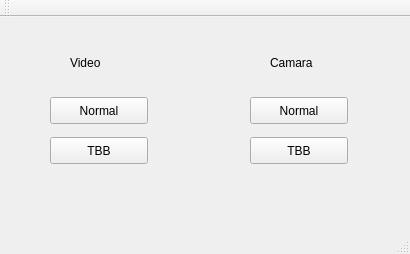
<?xml version="1.0" encoding="UTF-8"?>
<ui version="4.0">
 <class>MainWindow</class>
 <widget class="QMainWindow" name="MainWindow">
  <property name="geometry">
   <rect>
    <x>0</x>
    <y>0</y>
    <width>410</width>
    <height>254</height>
   </rect>
  </property>
  <property name="windowTitle">
   <string>MainWindow</string>
  </property>
  <widget class="QWidget" name="centralWidget">
   <widget class="QLabel" name="label">
    <property name="geometry">
     <rect>
      <x>70</x>
      <y>30</y>
      <width>51</width>
      <height>31</height>
     </rect>
    </property>
    <property name="text">
     <string>Video</string>
    </property>
   </widget>
   <widget class="QLabel" name="label_2">
    <property name="geometry">
     <rect>
      <x>270</x>
      <y>30</y>
      <width>51</width>
      <height>31</height>
     </rect>
    </property>
    <property name="text">
     <string>Camara</string>
    </property>
   </widget>
   <widget class="QPushButton" name="video_normal">
    <property name="geometry">
     <rect>
      <x>50</x>
      <y>80</y>
      <width>98</width>
      <height>27</height>
     </rect>
    </property>
    <property name="text">
     <string>Normal</string>
    </property>
   </widget>
   <widget class="QPushButton" name="video_tbb">
    <property name="geometry">
     <rect>
      <x>50</x>
      <y>120</y>
      <width>98</width>
      <height>27</height>
     </rect>
    </property>
    <property name="text">
     <string>TBB</string>
    </property>
   </widget>
   <widget class="QPushButton" name="cam_normal">
    <property name="geometry">
     <rect>
      <x>250</x>
      <y>80</y>
      <width>98</width>
      <height>27</height>
     </rect>
    </property>
    <property name="text">
     <string>Normal</string>
    </property>
   </widget>
   <widget class="QPushButton" name="cam_tbb">
    <property name="geometry">
     <rect>
      <x>250</x>
      <y>120</y>
      <width>98</width>
      <height>27</height>
     </rect>
    </property>
    <property name="text">
     <string>TBB</string>
    </property>
   </widget>
  </widget>
  <widget class="QMenuBar" name="menuBar">
   <property name="geometry">
    <rect>
     <x>0</x>
     <y>0</y>
     <width>410</width>
     <height>25</height>
    </rect>
   </property>
  </widget>
  <widget class="QToolBar" name="mainToolBar">
   <attribute name="toolBarArea">
    <enum>TopToolBarArea</enum>
   </attribute>
   <attribute name="toolBarBreak">
    <bool>false</bool>
   </attribute>
  </widget>
  <widget class="QStatusBar" name="statusBar"/>
 </widget>
 <layoutdefault spacing="6" margin="11"/>
 <resources/>
 <connections/>
</ui>
